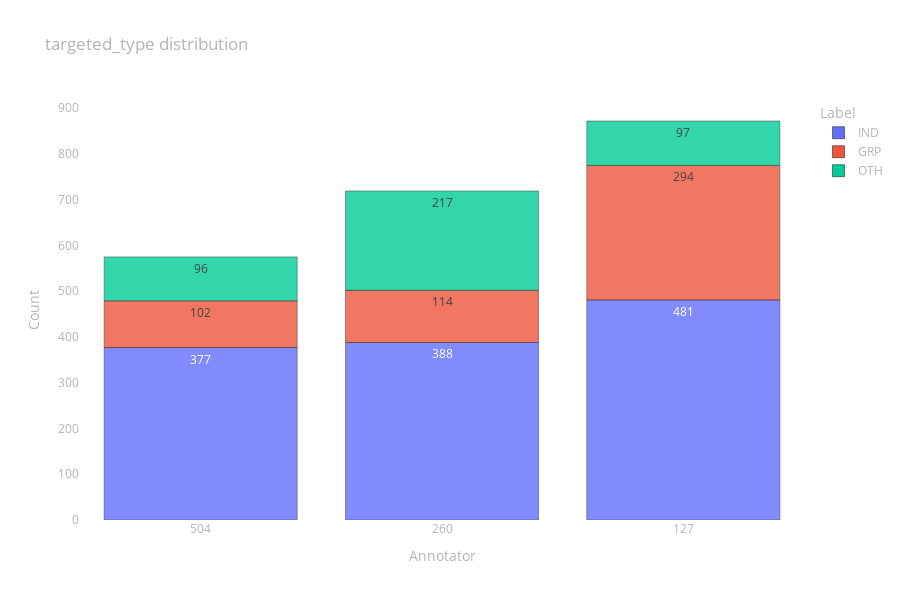

Write notebook code for a chart like this one.
### Code cell
fig = px.bar(
    data_frame=prepare_data_to_px(targeted_type),
    x="Annotator", y="Count", color="Label", opacity=0.8,
    height=600, text="Count", title="targeted_type distribution")

fig.update_layout(layout)

fig.show()

### Figure 1 — Plotly figure (JSON) as saved in the notebook; plotly's stock layout.template omitted (floating-point values rounded to 4 significant figures)
{"data": [{"alignmentgroup": "True", "hovertemplate": "Label=IND<br>Annotator=%{x}<br>Count=%{text}<extra></extra>", "legendgroup": "IND", "marker": {"color": "#636efa", "opacity": 0.8, "pattern": {"shape": ""}}, "name": "IND", "offsetgroup": "IND", "orientation": "v", "showlegend": true, "text": [377, 388, 481], "textposition": "auto", "type": "bar", "x": [504, 260, 127], "xaxis": "x", "y": [377, 388, 481], "yaxis": "y"}, {"alignmentgroup": "True", "hovertemplate": "Label=GRP<br>Annotator=%{x}<br>Count=%{text}<extra></extra>", "legendgroup": "GRP", "marker": {"color": "#EF553B", "opacity": 0.8, "pattern": {"shape": ""}}, "name": "GRP", "offsetgroup": "GRP", "orientation": "v", "showlegend": true, "text": [102, 114, 294], "textposition": "auto", "type": "bar", "x": [504, 260, 127], "xaxis": "x", "y": [102, 114, 294], "yaxis": "y"}, {"alignmentgroup": "True", "hovertemplate": "Label=OTH<br>Annotator=%{x}<br>Count=%{text}<extra></extra>", "legendgroup": "OTH", "marker": {"color": "#00cc96", "opacity": 0.8, "pattern": {"shape": ""}}, "name": "OTH", "offsetgroup": "OTH", "orientation": "v", "showlegend": true, "text": [96, 217, 97], "textposition": "auto", "type": "bar", "x": [504, 260, 127], "xaxis": "x", "y": [96, 217, 97], "yaxis": "y"}], "layout": {"barmode": "relative", "font": {"color": "rgb(180,180,180)"}, "height": 600, "legend": {"title": {"text": "Label"}, "tracegroupgap": 0}, "paper_bgcolor": "rgba(0,0,0,0)", "plot_bgcolor": "rgba(0,0,0,0)", "title": {"text": "targeted_type distribution"}, "xaxis": {"anchor": "y", "domain": [0, 1], "showgrid": false, "title": {"text": "Annotator"}, "type": "category", "zeroline": false}, "yaxis": {"anchor": "x", "domain": [0, 1], "showgrid": false, "title": {"text": "Count"}, "zeroline": false}}}
